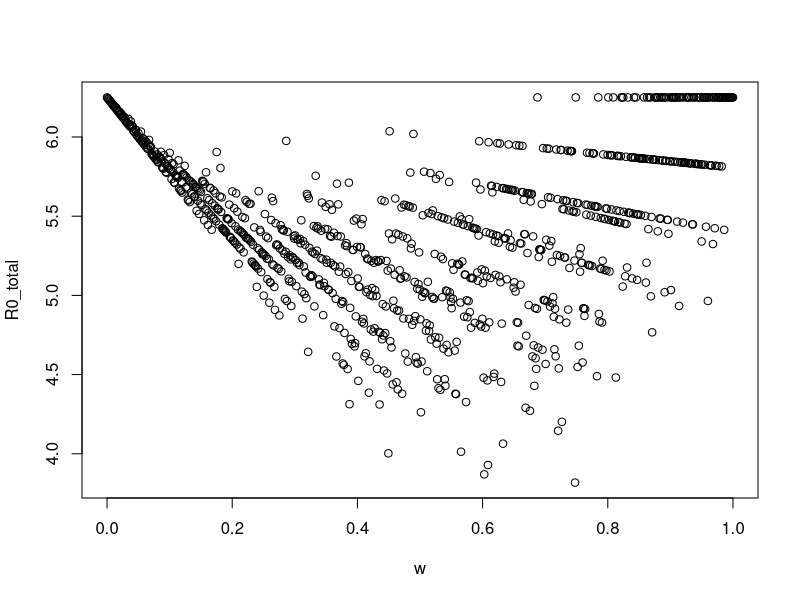
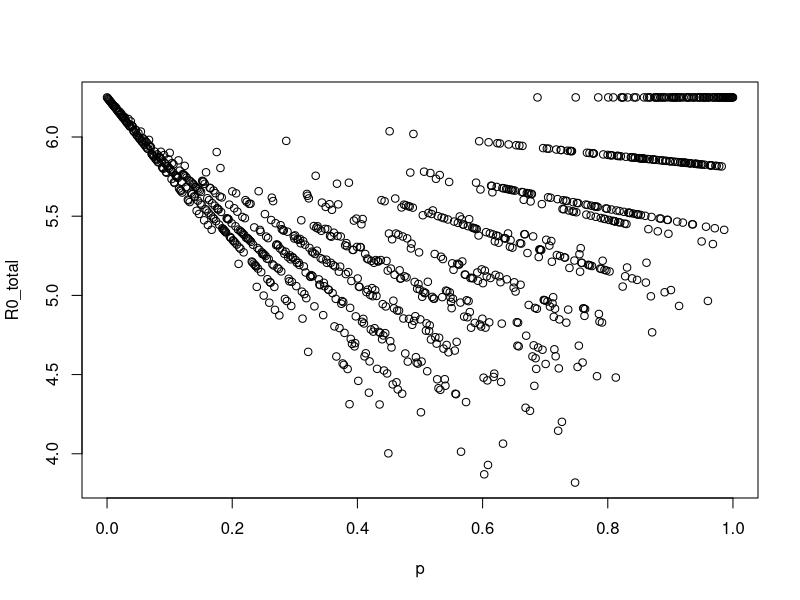
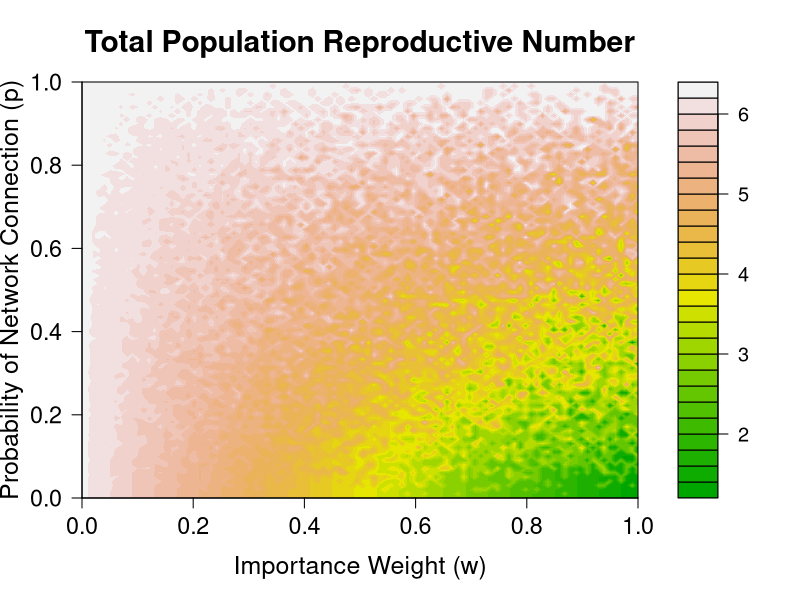
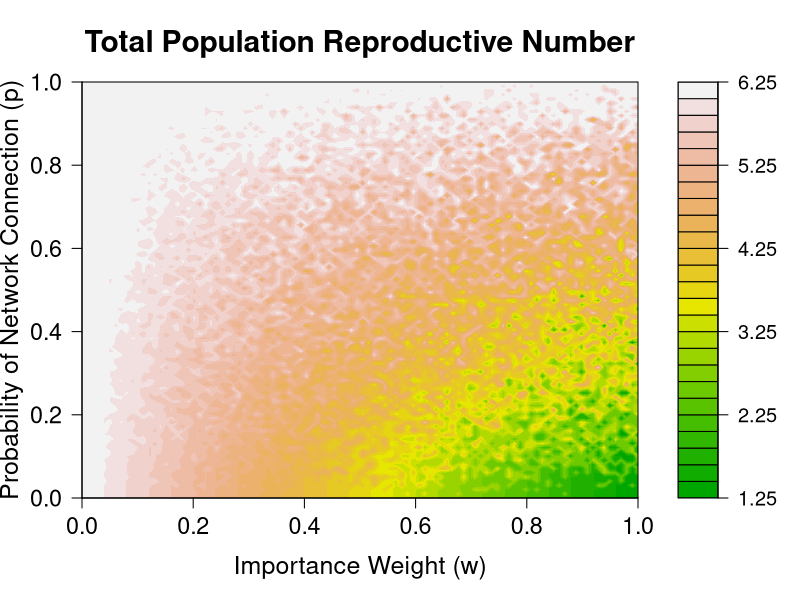
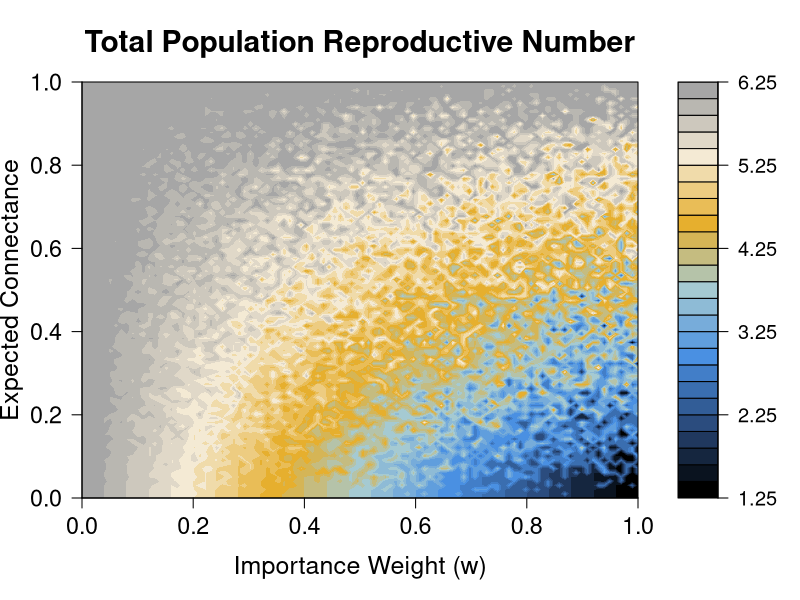

Generate these figures, in order, with R:

# True Parameter Values
w=seq(0,1, length.out = 1000)
p=seq(0,1, length.out = 1000)
beta_par=0.000025
gamma=1/10
S0=5000

R0_random <- S0 * 5 * beta_par / gamma

R0_total <- vector()

#######Calculate R0
for (i in 1:length(w)){
  A_mat <- matrix(rbinom(25,1,p[i]), nrow=5)
  diag(A_mat) <- 1
  A_mat[lower.tri(A_mat)] <- t(A_mat)[lower.tri(A_mat)]
  A_vec <- as.vector(A_mat)
  # Build Cmat
  Cmat <- A_mat * w[i] + (1 - w[i])   # off-diagonal formula applied everywhere
  diag(Cmat) <- 1 
  # Compute eigen decomposition
  eig <- eigen(Cmat)
  # Eigenvalues
  dom_eig <- max(eig$values)
  R0_total[i] <- S0*beta_par / gamma * dom_eig
}

plot(w, R0_total)
plot(p, R0_total)
R0_random
min(R0_total)


# Parameter Values
N_grid <- 100 # Reduced resolution for speed
w_vals <- seq(0, 1, length.out = N_grid)
p_vals <- seq(0, 1, length.out = N_grid)
beta_par <- 0.000025
gamma <- 1/10
S0 <- 5000

# Initialize matrix to store R0 results
R0_grid <- matrix(0, nrow = N_grid, ncol = N_grid)

# Calculate R0 over the grid of w and p
for (i in 1:N_grid) {
  for (j in 1:N_grid) {
    w <- w_vals[i]
    p <- p_vals[j]
    
    # Build Adjacency matrix (5x5)
    A_mat <- matrix(rbinom(25, 1, p), nrow=5)
    diag(A_mat) <- 1
    A_mat[lower.tri(A_mat)] <- t(A_mat)[lower.tri(A_mat)]
    
    # Build Cmat
    Cmat <- A_mat * w + (1 - w)
    diag(Cmat) <- 1
    
    # Compute Eigenvalues
    eig <- eigen(Cmat)
    dom_eig <- max(Re(eig$values)) # Using Real part to ensure numeric
    
    R0_grid[i, j] <- S0 * beta_par / gamma * dom_eig
  }
}

# 2D Plot: Filled Contour with Increased Font Sizes
filled.contour(w_vals, p_vals, R0_grid, 
               color.palette = terrain.colors,
               
               # Title settings (cex.main controls size)
               plot.title = {
                 title(main = "Total Population Reproductive Number", 
                       cex.main = 1.8) # 1.8x default size
               },
               
               # Axis and Label settings (cex.lab and cex.axis control size)
               plot.axes = {
                 axis(1, cex.axis = 1.4) # X-axis tick font size
                 axis(2, cex.axis = 1.4) # Y-axis tick font size
                 title(xlab = "Importance Weight (w)", 
                       ylab = "Probability of Network Connection (p)", 
                       cex.lab = 1.5) # Axis titles font size
               },
               
               # Legend tick font size
               key.axes = axis(4, cex.axis = 1.2) 
)

# Define explicit breaking points from 1 to 6
legend_levels <- seq(1.25, 6.25, by = 0.2) # Breaks every 0.5; use seq(1, 6, by = 1) for only whole numbers

# 2D Plot: Filled Contour with Custom Legend Ticks
filled.contour(w_vals, p_vals, R0_grid, 
               color.palette = terrain.colors,
               levels = legend_levels, # Forces the color scale to map between 1 and 6
               
               # Title settings
               plot.title = {
                 title(main = "Total Population Reproductive Number", 
                       cex.main = 1.8) 
               },
               
               # Axis and Label settings
               plot.axes = {
                 axis(1, cex.axis = 1.4) 
                 axis(2, cex.axis = 1.4) 
                 title(xlab = "Importance Weight (w)", 
                       ylab = "Probability of Network Connection (p)", 
                       cex.lab = 1.5) 
               },
               
               # Legend settings: Force ticks to happen at our specified levels
               key.axes = {
                 axis(4, at = seq(1.25, 6.25, by = 1), labels = seq(1.25, 6.25, by = 1), cex.axis = 1.2)
               }
)

# 1. Define a custom palette replacing bright green with steel/teal blue
# Low R0 = Steel Blue -> Muted Teal -> High R0 = Soft Sand Yellow
teal_steel_palette <- colorRampPalette(c("#2B4C7E", "#4A90E2", "#A5CAD2", "#E2F1F4"))
c("#4A7C59", "#688B9A", "#A0B9BF", "#EAD7A1")

teal_orange_palette <- colorRampPalette(c("black","#2B4C7E", "#4A90E2", "#A5CAD2", "#E6AF2E", "#F4EAD4","#A6A6A6"))

subpop_palette <- colorRampPalette(c(
  "#5B9BD5", # 1: Steel Blue
  "#E6AF2E", # 2: Warm Yellow/Orange
  "#5CB89C", # 3: Muted Teal
  "#D597BD", # 4: Muted Pink
  "#A6A6A6"  # 5: Grey
))


# Define your custom breaking points
legend_levels <- seq(1.25, 6.25, by = 0.2) 

# 2D Plot: Filled Contour with Custom Palette and Legend Ticks
filled.contour(w_vals, p_vals, R0_grid, 
               color.palette = teal_orange_palette, # Swapped to your custom muted blues
               levels = legend_levels, 
               
               # Title settings
               plot.title = {
                 title(main = "Total Population Reproductive Number", 
                       cex.main = 1.8) 
               },
               
               # Axis and Label settings
               plot.axes = {
                 axis(1, cex.axis = 1.4) 
                 axis(2, cex.axis = 1.4) 
                 title(xlab = "Importance Weight (w)", 
                       ylab = "Expected Connectance", 
                       cex.lab = 1.5) 
               },
               
               # Legend settings: Ticks placed exactly at your intervals
               key.axes = {
                 axis(4, at = seq(1.25, 6.25, by = 1), 
                      labels = seq(1.25, 6.25, by = 1), 
                      cex.axis = 1.2)
               }
)
